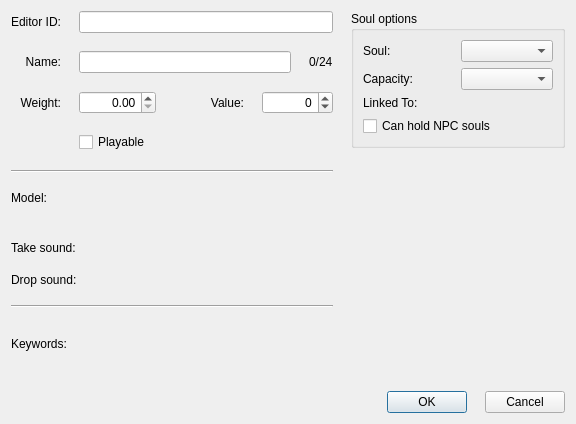
<?xml version="1.0" encoding="UTF-8"?>
<ui version="4.0">
 <class>FormDialogSoulGem</class>
 <widget class="QDialog" name="FormDialogSoulGem">
  <property name="geometry">
   <rect>
    <x>0</x>
    <y>0</y>
    <width>576</width>
    <height>424</height>
   </rect>
  </property>
  <property name="windowTitle">
   <string>Soul Gem</string>
  </property>
  <layout class="QHBoxLayout" name="horizontalLayout_4">
   <property name="spacing">
    <number>18</number>
   </property>
   <item>
    <layout class="QVBoxLayout" name="colLeft" stretch="0,0,0,0,0">
     <item>
      <layout class="QGridLayout" name="gridLayout">
       <item row="1" column="0">
        <widget class="QLabel" name="label_3">
         <property name="text">
          <string>Name:</string>
         </property>
         <property name="alignment">
          <set>Qt::AlignRight|Qt::AlignTrailing|Qt::AlignVCenter</set>
         </property>
         <property name="buddy">
          <cstring>name</cstring>
         </property>
        </widget>
       </item>
       <item row="0" column="1">
        <widget class="QLineEdit" name="editorID"/>
       </item>
       <item row="2" column="0">
        <widget class="QLabel" name="label_4">
         <property name="text">
          <string>Weight:</string>
         </property>
         <property name="alignment">
          <set>Qt::AlignRight|Qt::AlignTrailing|Qt::AlignVCenter</set>
         </property>
         <property name="buddy">
          <cstring>weight</cstring>
         </property>
        </widget>
       </item>
       <item row="1" column="1">
        <layout class="QHBoxLayout" name="horizontalLayout_2">
         <property name="bottomMargin">
          <number>0</number>
         </property>
         <item>
          <widget class="QLineEdit" name="name"/>
         </item>
         <item>
          <widget class="QLabel" name="nameLengthInfo">
           <property name="text">
            <string>0/24</string>
           </property>
          </widget>
         </item>
        </layout>
       </item>
       <item row="2" column="1">
        <layout class="QHBoxLayout" name="horizontalLayout">
         <item>
          <widget class="QDoubleSpinBox" name="weight">
           <property name="whatsThis">
            <string>How much of an actor's carrying capacity a single one of this item will consume.</string>
           </property>
           <property name="alignment">
            <set>Qt::AlignRight|Qt::AlignTrailing|Qt::AlignVCenter</set>
           </property>
           <property name="maximum">
            <double>10000.000000000000000</double>
           </property>
          </widget>
         </item>
         <item>
          <spacer name="horizontalSpacer">
           <property name="orientation">
            <enum>Qt::Horizontal</enum>
           </property>
           <property name="sizeHint" stdset="0">
            <size>
             <width>40</width>
             <height>20</height>
            </size>
           </property>
          </spacer>
         </item>
         <item>
          <widget class="QLabel" name="label_5">
           <property name="text">
            <string>Value:</string>
           </property>
           <property name="alignment">
            <set>Qt::AlignRight|Qt::AlignTrailing|Qt::AlignVCenter</set>
           </property>
           <property name="buddy">
            <cstring>value</cstring>
           </property>
          </widget>
         </item>
         <item>
          <widget class="QSpinBox" name="value">
           <property name="whatsThis">
            <string>Define this item's baseline value, which influences barter prices and criminal penalties related to theft. The influence on prices is not direct; with vanilla game settings, a player with the best possible Speech skill and perks can sell items for at most 50% of their value, and buy them for at best 200% of their value.</string>
           </property>
           <property name="alignment">
            <set>Qt::AlignRight|Qt::AlignTrailing|Qt::AlignVCenter</set>
           </property>
           <property name="minimum">
            <number>-2147483647</number>
           </property>
           <property name="maximum">
            <number>2147483647</number>
           </property>
          </widget>
         </item>
        </layout>
       </item>
       <item row="0" column="0">
        <widget class="QLabel" name="label_2">
         <property name="text">
          <string>Editor ID:</string>
         </property>
         <property name="alignment">
          <set>Qt::AlignRight|Qt::AlignTrailing|Qt::AlignVCenter</set>
         </property>
         <property name="buddy">
          <cstring>editorID</cstring>
         </property>
        </widget>
       </item>
       <item row="3" column="1">
        <widget class="QCheckBox" name="flagPlayable">
         <property name="whatsThis">
          <string>Control whether the player receives activation prompts to pick up this item, and whether they can see the item in the inventory UI. It may seem strange to have non-playable misc. items, but Bethesda often uses it to implement small bits of clutter that the player can Z-key.</string>
         </property>
         <property name="text">
          <string>Playable</string>
         </property>
        </widget>
       </item>
      </layout>
     </item>
     <item>
      <widget class="Line" name="line">
       <property name="orientation">
        <enum>Qt::Horizontal</enum>
       </property>
      </widget>
     </item>
     <item>
      <layout class="QGridLayout" name="gridLayout_3">
       <item row="0" column="0">
        <widget class="QLabel" name="label_6">
         <property name="text">
          <string>Model:</string>
         </property>
         <property name="buddy">
          <cstring>model</cstring>
         </property>
        </widget>
       </item>
       <item row="3" column="1">
        <widget class="DKFormPicker" name="soundDrop">
         <property name="whatsThis">
          <string>A 2D sound played when the player drops items of this type.</string>
         </property>
        </widget>
       </item>
       <item row="3" column="0">
        <widget class="QLabel" name="label_8">
         <property name="text">
          <string>Drop sound:</string>
         </property>
         <property name="buddy">
          <cstring>soundDrop</cstring>
         </property>
        </widget>
       </item>
       <item row="2" column="1">
        <widget class="DKFormPicker" name="soundTake">
         <property name="whatsThis">
          <string>A 2D sound played when the player picks up an item of this type.</string>
         </property>
        </widget>
       </item>
       <item row="1" column="0" colspan="2">
        <widget class="DKFormDestructionDataButton" name="destructionData"/>
       </item>
       <item row="0" column="1">
        <widget class="DKFormNIFPicker" name="model"/>
       </item>
       <item row="2" column="0">
        <widget class="QLabel" name="label_7">
         <property name="text">
          <string>Take sound:</string>
         </property>
         <property name="buddy">
          <cstring>soundTake</cstring>
         </property>
        </widget>
       </item>
      </layout>
     </item>
     <item>
      <widget class="Line" name="line_2">
       <property name="orientation">
        <enum>Qt::Horizontal</enum>
       </property>
      </widget>
     </item>
     <item>
      <layout class="QVBoxLayout" name="verticalLayout">
       <item>
        <widget class="QLabel" name="label">
         <property name="text">
          <string>Keywords:</string>
         </property>
         <property name="buddy">
          <cstring>keywords</cstring>
         </property>
        </widget>
       </item>
       <item>
        <widget class="DKFormListPane" name="keywords"/>
       </item>
      </layout>
     </item>
    </layout>
   </item>
   <item>
    <layout class="QVBoxLayout" name="colRight" stretch="0,1,100,0">
     <item>
      <widget class="QGroupBox" name="groupBox">
       <property name="title">
        <string>Soul options</string>
       </property>
       <layout class="QGridLayout" name="gridLayout_2">
        <item row="1" column="0">
         <widget class="QLabel" name="label_10">
          <property name="text">
           <string>Capacity:</string>
          </property>
         </widget>
        </item>
        <item row="2" column="0">
         <widget class="QLabel" name="label_11">
          <property name="text">
           <string>Linked To:</string>
          </property>
         </widget>
        </item>
        <item row="0" column="0">
         <widget class="QLabel" name="label_9">
          <property name="text">
           <string>Soul:</string>
          </property>
         </widget>
        </item>
        <item row="0" column="1">
         <widget class="QComboBox" name="soulInitial">
          <property name="whatsThis">
           <string>&lt;p&gt;This setting can be used to make pre-filled Soul Gems — useful for merchant inventories and leveled lists.&lt;/p&gt;</string>
          </property>
         </widget>
        </item>
        <item row="2" column="1">
         <widget class="DKFormPicker" name="linkedTo"/>
        </item>
        <item row="1" column="1">
         <widget class="QComboBox" name="soulMaximum">
          <property name="whatsThis">
           <string>&lt;p&gt;Controls the maximum capacity of this Soul Gem.&lt;/p&gt;</string>
          </property>
         </widget>
        </item>
        <item row="3" column="0" colspan="2">
         <widget class="QCheckBox" name="flagAllowHumanoidSouls">
          <property name="whatsThis">
           <string>&lt;p&gt;Controls whether this Soul Gem can hold the souls of humanoid NPCs. In the base game, this is enabled for Black Soul Gems and The Black Star (the corrupted version of Azura's Star).&lt;/p&gt;</string>
          </property>
          <property name="text">
           <string>Can hold NPC souls</string>
          </property>
         </widget>
        </item>
       </layout>
      </widget>
     </item>
     <item>
      <spacer name="spacerForIfWeHideTheVMADEditor">
       <property name="orientation">
        <enum>Qt::Vertical</enum>
       </property>
       <property name="sizeHint" stdset="0">
        <size>
         <width>20</width>
         <height>0</height>
        </size>
       </property>
      </spacer>
     </item>
     <item>
      <widget class="DKPapyrusBoundScriptListPane" name="scriptListPane"/>
     </item>
     <item>
      <layout class="QHBoxLayout" name="buttonsLayout">
       <item>
        <spacer name="horizontalSpacer_2">
         <property name="orientation">
          <enum>Qt::Horizontal</enum>
         </property>
         <property name="sizeHint" stdset="0">
          <size>
           <width>40</width>
           <height>20</height>
          </size>
         </property>
        </spacer>
       </item>
       <item>
        <widget class="QPushButton" name="buttonOK">
         <property name="text">
          <string>OK</string>
         </property>
        </widget>
       </item>
       <item>
        <widget class="QPushButton" name="buttonCancel">
         <property name="text">
          <string>Cancel</string>
         </property>
        </widget>
       </item>
      </layout>
     </item>
    </layout>
   </item>
  </layout>
 </widget>
 <customwidgets>
  <customwidget>
   <class>DKFormPicker</class>
   <extends>QWidget</extends>
   <header>widgets/DKFormPicker.h</header>
  </customwidget>
  <customwidget>
   <class>DKFormListPane</class>
   <extends>QWidget</extends>
   <header>widgets/DKFormListPane.h</header>
  </customwidget>
  <customwidget>
   <class>DKFormDestructionDataButton</class>
   <extends>QWidget</extends>
   <header>widgets/DKFormDestructionDataButton.h</header>
  </customwidget>
  <customwidget>
   <class>DKPapyrusBoundScriptListPane</class>
   <extends>QWidget</extends>
   <header>widgets/DKPapyrusBoundScriptListPane.h</header>
  </customwidget>
  <customwidget>
   <class>DKFormNIFPicker</class>
   <extends>QWidget</extends>
   <header>widgets/DKFormNIFPicker.h</header>
  </customwidget>
 </customwidgets>
 <tabstops>
  <tabstop>editorID</tabstop>
  <tabstop>name</tabstop>
  <tabstop>weight</tabstop>
  <tabstop>value</tabstop>
  <tabstop>flagPlayable</tabstop>
  <tabstop>model</tabstop>
  <tabstop>destructionData</tabstop>
  <tabstop>soundTake</tabstop>
  <tabstop>soundDrop</tabstop>
  <tabstop>keywords</tabstop>
  <tabstop>scriptListPane</tabstop>
  <tabstop>buttonOK</tabstop>
  <tabstop>buttonCancel</tabstop>
 </tabstops>
 <resources/>
 <connections/>
</ui>
